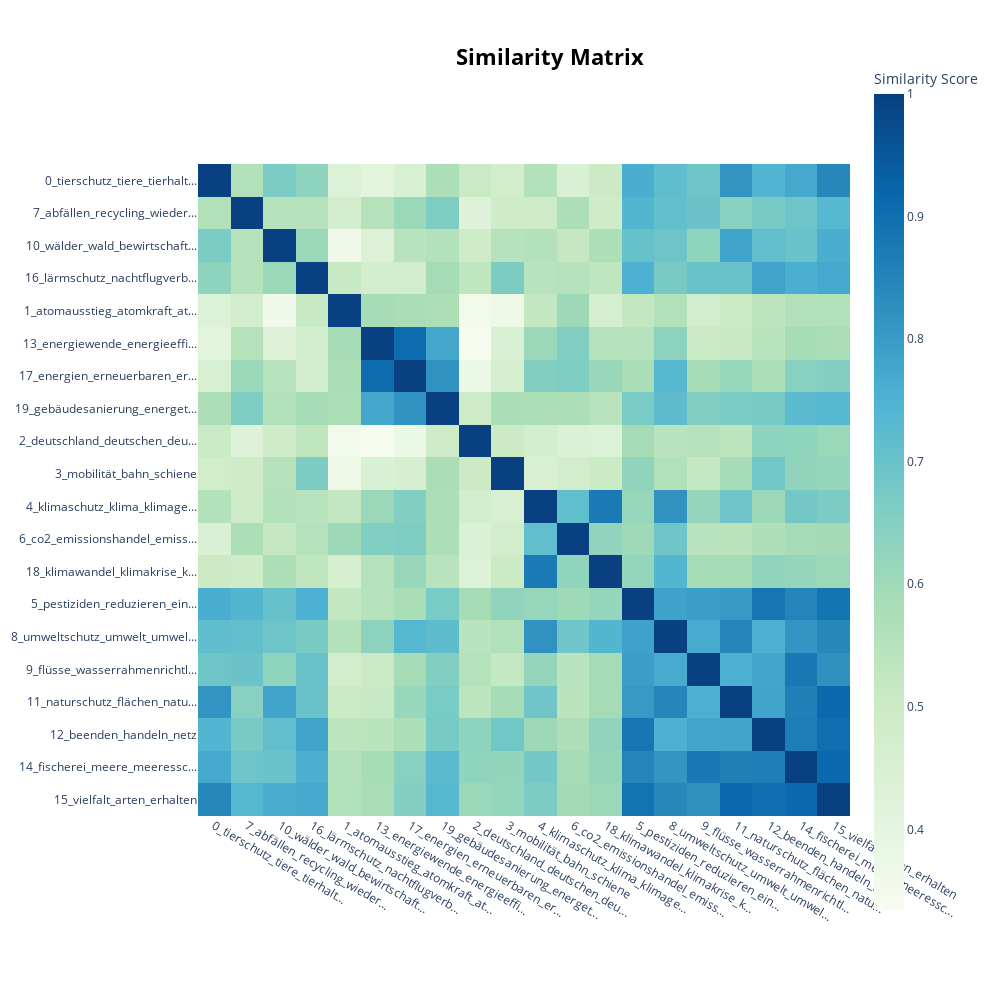

Notebook cell for this chart:
### Markdown cell above
## Discussion of results


The dynamic topic model shows that enviornment protection is clustered into animal rights, nuclear energy, a general topic representing appeals to the nation, 'Germany', another topic on mobility (and specifically trains), a further topic on climate change and climate protection, a topic on the reduction of pesticides and fine dust. Emissions and emission trading also was clustered as a topic, as did recycling, and enivornment protection (quite probably in the sense of ecological protection). Finally, there is also topics on water protection, forrest protection and forrestry, and nature conservation. In total, these topics seems like a very good modelling of the different sub topics of environment protection.

The evolvement of the topics over time shows some quite interesting trends:
- for instance that nuclear energy increased until 2013, but then decreased afterwards, which makes a lot of sense, as Germany officially announced to quit nuclear energy in 2012.
- Another interesting trend is that the nationality topic which associated many different environment sub-fields with nationalism is decreaseing *after* the AfD enters the political stage.
- The results also document how climate protection became an utterly central topic from 2017 to 2021. While this makes sense, it is is still surprising to see, how erratic this trend goes up.
- The most prominent topic is - somewhat surprisingly - animal protection. I could imagine that this is due to the fact that the parties all refer to animals in their manifestos but mean very different things when talking about animal rights

### Code cell
german_model.visualize_heatmap(n_clusters=5, top_n_topics=20, width=1000, height=1000)

### Figure 1 — Plotly figure (JSON) as saved in the notebook; plotly's stock layout.template omitted (floating-point values rounded to 4 significant figures; data arrays with more than 128 entries replaced by an {"elided": "..."} marker saying what was removed)
{"data": [{"coloraxis": "coloraxis", "hovertemplate": "x: %{x}<br>y: %{y}<br>Similarity Score: %{z}<extra></extra>", "name": "0", "type": "heatmap", "x": ["0_tierschutz_tiere_tierhalt...", "7_abfällen_recycling_wieder...", "10_wälder_wald_bewirtschaft...", "16_lärmschutz_nachtflugverb...", "1_atomausstieg_atomkraft_at...", "13_energiewende_energieeffi...", "17_energien_erneuerbaren_er...", "19_gebäudesanierung_energet...", "2_deutschland_deutschen_deu...", "3_mobilität_bahn_schiene", "4_klimaschutz_klima_klimage...", "6_co2_emissionshandel_emiss...", "18_klimawandel_klimakrise_k...", "5_pestiziden_reduzieren_ein...", "8_umweltschutz_umwelt_umwel...", "9_flüsse_wasserrahmenrichtl...", "11_naturschutz_flächen_natu...", "12_beenden_handeln_netz", "14_fischerei_meere_meeressc...", "15_vielfalt_arten_erhalten"], "xaxis": "x", "y": ["0_tierschutz_tiere_tierhalt...", "7_abfällen_recycling_wieder...", "10_wälder_wald_bewirtschaft...", "16_lärmschutz_nachtflugverb...", "1_atomausstieg_atomkraft_at...", "13_energiewende_energieeffi...", "17_energien_erneuerbaren_er...", "19_gebäudesanierung_energet...", "2_deutschland_deutschen_deu...", "3_mobilität_bahn_schiene", "4_klimaschutz_klima_klimage...", "6_co2_emissionshandel_emiss...", "18_klimawandel_klimakrise_k...", "5_pestiziden_reduzieren_ein...", "8_umweltschutz_umwelt_umwel...", "9_flüsse_wasserrahmenrichtl...", "11_naturschutz_flächen_natu...", "12_beenden_handeln_netz", "14_fischerei_meere_meeressc...", "15_vielfalt_arten_erhalten"], "yaxis": "y", "z": {"elided": "20x20 float values"}}], "layout": {"coloraxis": {"colorbar": {"title": {"text": "Similarity Score"}}, "colorscale": [[0, "rgb(247,252,240)"], [0.125, "rgb(224,243,219)"], [0.25, "rgb(204,235,197)"], [0.375, "rgb(168,221,181)"], [0.5, "rgb(123,204,196)"], [0.625, "rgb(78,179,211)"], [0.75, "rgb(43,140,190)"], [0.875, "rgb(8,104,172)"], [1, "rgb(8,64,129)"]]}, "height": 1000, "hoverlabel": {"bgcolor": "white", "font": {"family": "Rockwell", "size": 16}}, "legend": {"title": {"text": "Trend"}}, "margin": {"t": 60}, "showlegend": true, "title": {"font": {"color": "Black", "size": 22}, "text": "<b>Similarity Matrix", "x": 0.55, "xanchor": "center", "y": 0.95, "yanchor": "top"}, "width": 1000, "xaxis": {"anchor": "y", "constrain": "domain", "domain": [0, 1], "scaleanchor": "y"}, "yaxis": {"anchor": "x", "autorange": "reversed", "constrain": "domain", "domain": [0, 1]}}}
